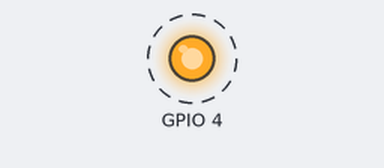
The program below on a simulated Raspberry Pi (BCM pin numbers). Shown: output pins drawn as LEDs (lit = HIGH). Dashed ring = blinking. At 10.0 s the program stops and its outputs stay as they are.

Above: at 0.5 s.
Timing chart, 0 to 4.6 s (numbered marks = the images above):
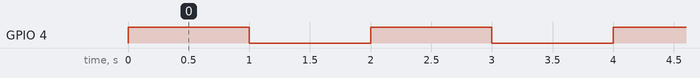

The program:

1LED.py
```python
import RPi.GPIO as GPIO
import time

GPIO.setwarnings(False)
GPIO.setmode(GPIO.BCM)
GPIO.setup(4, GPIO.OUT)

for i in range(5):
    GPIO.output(4, 1)
    time.sleep(1)

    GPIO.output(4, 0)
    time.sleep(1)
```

Measured:
- by itself, GPIO 4: alternates HIGH for 1.0 s and LOW for 1.0 s, 10 changes in all, then stays LOW
